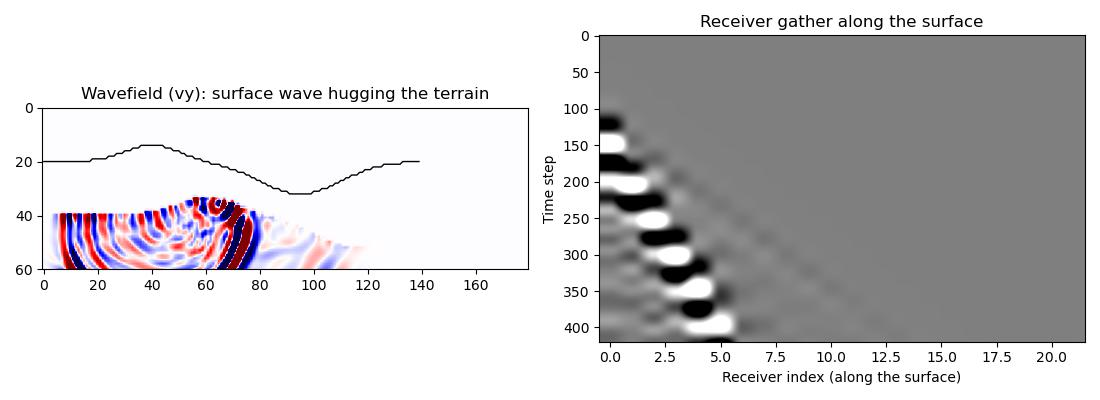

This figure's Python source:
"""Demonstrates elastic free-surface topography with surface_method="pm".

Deepwave represents a free surface (flat or arbitrarily rugged/staircase
topography) purely through vacuum cells (``vp = vs = rho = 0``) -- there is
no separate surface-geometry argument. ``surface_method="pm"`` selects the
parameter-modified method of Cao and Chen (2018), which gives markedly
smaller surface-wave error than the default improved vacuum method (IVM)
at large Poisson's ratio, at no extra per-step cost. See :doc:`elastic`
and :doc:`boundaries` for the derivation.

This example builds a small 2-D model with a hill-and-valley topographic
surface (vacuum above it), places a shallow vertical-force source on the
surface, and shows the resulting surface wave both as a wavefield
snapshot (visibly hugging the terrain, distinct from the body waves
radiating into the half-space) and as a receiver gather along the surface
(a clear moveout trend).
"""

import os

import matplotlib.pyplot as plt
import torch

import deepwave
from deepwave import elastic

device = torch.device("cuda" if torch.cuda.is_available() else "cpu")
torch.manual_seed(0)

# ``DEEPWAVE_SMOKE=1`` shrinks this example so that it can be run quickly as
# an automated check; the default sizes are the ones the text describes.
smoke = os.environ.get("DEEPWAVE_SMOKE") == "1"
ny, nx = 60, 140
dx = 8.0
freq = 15.0
dt = 0.001
nt = 150 if smoke else 420
peak_time = 1.5 / freq

# A hill-and-valley topographic surface (in grid cells from the top).
xx = torch.arange(nx, device=device).float()
surface = (
    20
    + 12 * torch.exp(-((xx - 95) ** 2) / (2 * 15**2))
    - 6 * torch.exp(-((xx - 40) ** 2) / (2 * 10**2))
)
surface = surface.round().long().clamp(2, ny - 8)

vp = torch.full((ny, nx), 1800.0, device=device)
vs = torch.full((ny, nx), 900.0, device=device)
rho = torch.full((ny, nx), 2000.0, device=device)
yy = torch.arange(ny, device=device).reshape(-1, 1)
vacuum = yy < surface.reshape(1, -1)  # everything above the surface line
vp[vacuum] = 0.0
vs[vacuum] = 0.0
rho[vacuum] = 0.0
lamb, mu, buoyancy = deepwave.vpvsrho_to_lambmubuoyancy(vp, vs, rho)

source_x = 20
source_y = surface[source_x]
source_locations = torch.tensor([[[source_y, source_x]]], device=device)
source_amplitudes = (
    deepwave.wavelets.ricker(freq, nt, dt, peak_time)
    .reshape(1, 1, -1)
    .to(device)
)

# Receivers spread along the surface, following the topography.
receiver_x = torch.arange(25, 135, 5, device=device)
receiver_y = surface[receiver_x]
receiver_locations = torch.stack(
    [receiver_y, receiver_x], dim=-1
).unsqueeze(0)

out = elastic(
    lamb,
    mu,
    buoyancy,
    dx,
    dt,
    source_amplitudes_y=source_amplitudes,
    source_locations_y=source_locations,
    receiver_locations_y=receiver_locations,
    surface_method="pm",
    backend="eager",
    pml_freq=freq,
    max_vel=float(vp.max()) + 1.0,
)
wavefield = out.vy_0[0].detach().cpu()
gather = out.receiver_amplitudes_y[0].detach().cpu()

_, ax = plt.subplots(1, 2, figsize=(11, 4))
vmax = float(wavefield.abs().max()) * 0.15
ax[0].imshow(wavefield, cmap="seismic", vmin=-vmax, vmax=vmax)
ax[0].plot(xx.cpu(), surface.cpu(), color="k", lw=1)
ax[0].set_ylim(60, 0)
ax[0].set_title("Wavefield (vy): surface wave hugging the terrain")

rmax = float(gather.abs().max())
ax[1].imshow(
    gather.T, cmap="gray", aspect="auto", vmin=-0.3 * rmax, vmax=0.3 * rmax
)
ax[1].set_xlabel("Receiver index (along the surface)")
ax[1].set_ylabel("Time step")
ax[1].set_title("Receiver gather along the surface")

plt.tight_layout()
plt.savefig("example_topography.jpg")

assert torch.isfinite(gather).all(), "receiver gather is not finite"
assert gather.abs().max() > 0, "receiver gather is all zeros"
